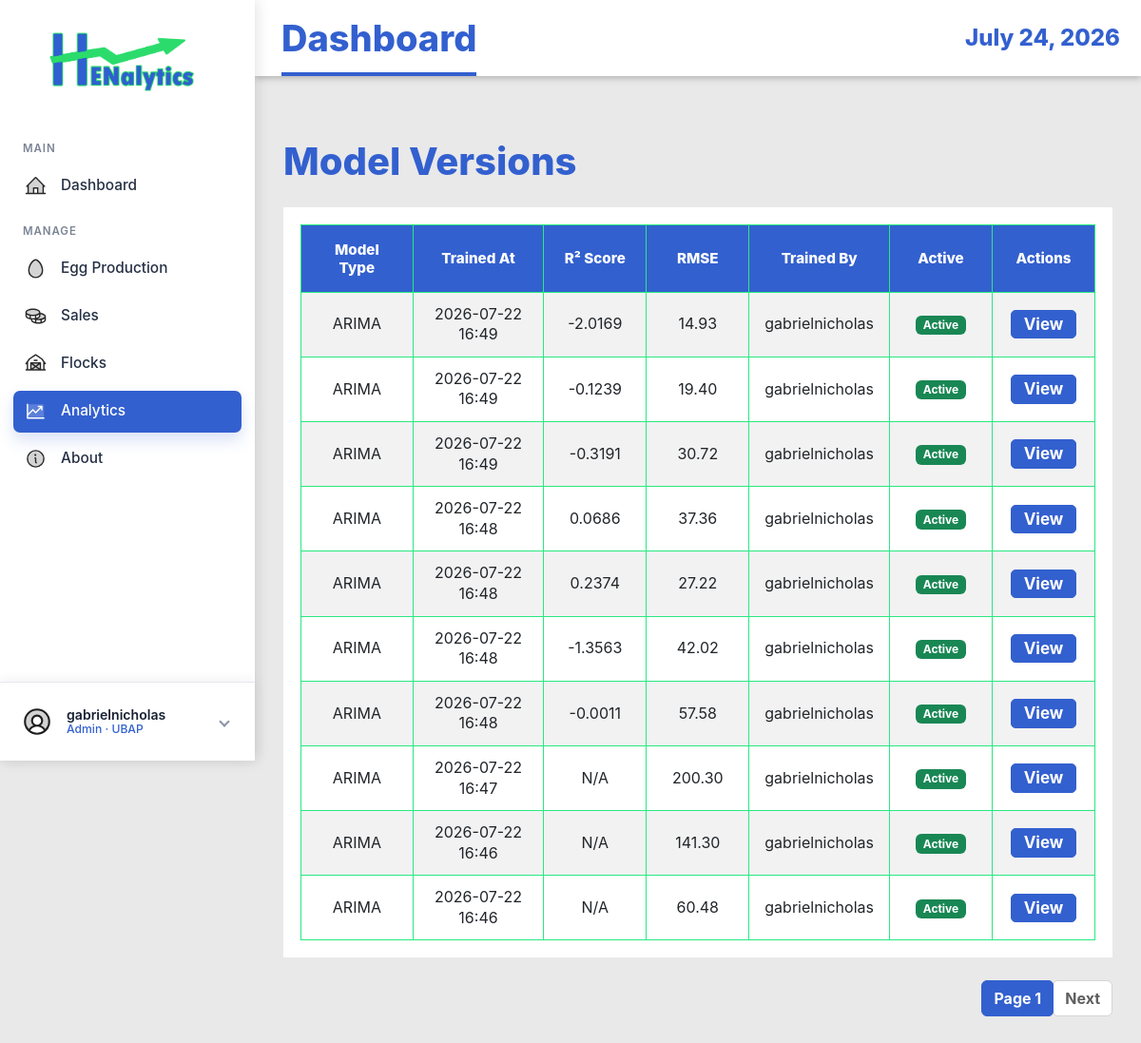
The page /model-versions/ (signed in) on the database as committed earlier.
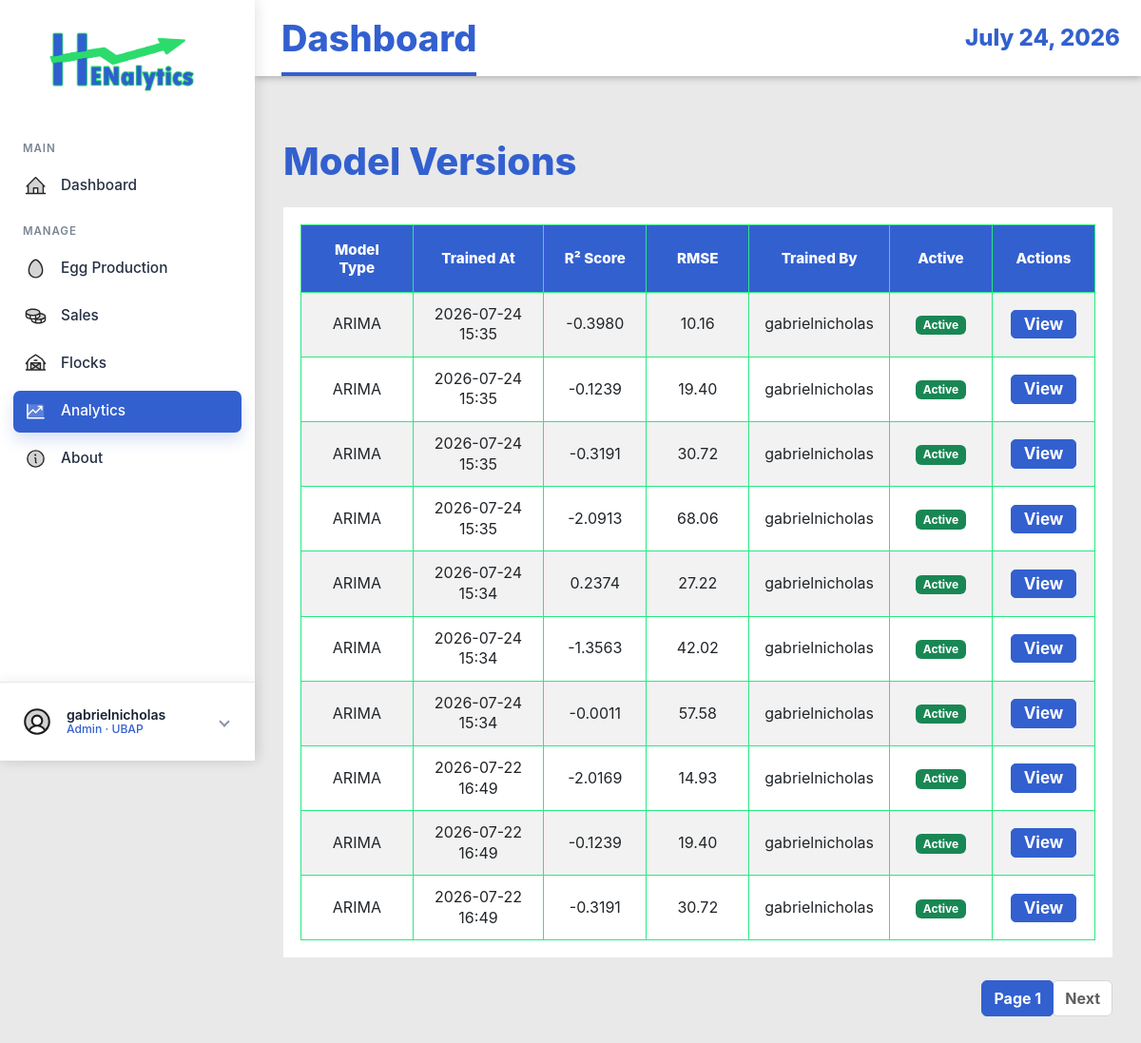
The same page on the database as committed later.
### EggProduction/models.py (models this page shows, shortened)
class ModelVersion(models.Model):
    MODEL_TYPE_CHOICES = (
        ('arima', 'ARIMA'),
        ('mlr', 'Multiple Linear Regression'),
        ('hybrid', 'Hybrid Model'),
        ('lstm', 'LSTM Neural Network'),
    )
    model_type = models.CharField(max_length=20, choices=MODEL_TYPE_CHOICES)
    trained_at = models.DateTimeField(auto_now_add=True)
    triggered_by = models.ForeignKey(User, on_delete=models.SET_NULL, null=True)
    r2_score = models.DecimalField(max_digits=5, decimal_places=4, null=True, blank=True)
    rmse = models.DecimalField(max_digits=10, decimal_places=2, null=True, blank=True)
    aic_score = models.DecimalField(max_digits=15, decimal_places=2, null=True, blank=True)
    arima_order = models.CharField(max_length=20, null=True, blank=True, help_text="Format: (p,d,q)")
    pkl_path = models.CharField(max_length=255, null=True, blank=True)
    is_active = models.BooleanField(default=True)
    training_rows = models.IntegerField(null=True, blank=True)
    created_at = models.DateTimeField(auto_now_add=True)
    class Meta:
        ordering = ['-trained_at']
        verbose_name_plural = "Model Versions"

### EggProduction/views.py (the view)
# urls.py: path('model-versions/', views.ModelVersionListView.as_view(), name='model-version-list'),
class ModelVersionListView(ManagerAccessMixin, ListView):
    model = ModelVersion
    template_name = 'egg_production/model_version_list.html'
    context_object_name = 'models'
    paginate_by = 10
    ordering = ['-trained_at']

### EggProduction/views.py (called while the page is built)
    def test_func(self):
        user = self.request.user
        try:
            profile = UserProfile.objects.get(user=user)
            return profile.role in ['admin', 'manager']
        except UserProfile.DoesNotExist:
            return user.is_superuser

### EggProduction/templates/egg_production/model_version_list.html (shortened to what this page needs)
{% extends 'base.html' %}
{% load static %}
{% block content %}
<div class="container mt-4">
    <h1 class="mb-4">Model Versions</h1>
    {% if models %}
    <div class="table-responsive">
        <table class="table table-striped table-hover">
            <thead class="table-dark">
                <tr>
                    <th>Model Type</th>
                    <th>Trained At</th>
                    <th>R² Score</th>
                    <th>RMSE</th>
                    <th>Trained By</th>
                    <th>Active</th>
                    <th>Actions</th>
                </tr>
            </thead>
            <tbody>
                {% for model in models %}
                <tr>
                    <td>{{ model.get_model_type_display }}</td>
                    <td>{{ model.trained_at|date:"Y-m-d H:i" }}</td>
                    <td>{{ model.r2_score|default:"N/A" }}</td>
                    <td>{{ model.rmse|default:"N/A" }}</td>
                    <td>{{ model.triggered_by.get_full_name|default:model.triggered_by.username }}</td>
                    <td>
                        {% if model.is_active %}
                        <span class="badge bg-success">Active</span>
                        {% else %}
                        <span class="badge bg-secondary">Inactive</span>
                        {% endif %}
                    </td>
                    <td>
                        <a href="{% url 'eggproduction:model-version-detail' model.pk %}"
                            class="btn btn-sm btn-info">View</a>
                    </td>
                </tr>
                {% endfor %}
            </tbody>
        </table>
    </div>
    {% if is_paginated %}
    <nav aria-label="Page navigation">
        <ul class="pagination justify-content-center">
            <li class="page-item active"><a class="page-link" href="#">Page {{ page_obj.number }}</a></li>
            {% if page_obj.has_next %}
            <li class="page-item"><a class="page-link" href="?page={{ page_obj.next_page_number }}">Next</a></li>
            {% endif %}
        </ul>
    </nav>
    {% endif %}
    {% else %}
    <div class="alert alert-info">No models available.</div>
    {% endif %}
</div>
{% endblock %}

### EggProduction/templates/base.html (shortened to what the changed rows need)
{% load static %}
<!DOCTYPE html>
<html lang="en">
<head>
    <link href="https://cdn.jsdelivr.net/npm/bootstrap@5.3.0/dist/css/bootstrap.min.css" rel="stylesheet">
    <link rel="stylesheet" href="https://cdn.datatables.net/1.13.8/css/jquery.dataTables.min.css">
    <link rel="stylesheet" href="https://cdn.datatables.net/buttons/2.4.2/css/buttons.dataTables.min.css">
    <link rel="stylesheet" href="{% static 'EggProduction/css/style.css' %}">
</head>
<body class="{% if request.user.is_authenticated %}app-body{% else %}auth-body{% endif %}">
    {% if request.user.is_authenticated %}
    <div class="app-shell">
        <aside class="app-sidebar">
            <a href="{% url 'eggproduction:dashboard' %}" class="brand-lockup">
                <img src="{% static 'EggProduction/img/logo-login.png' %}" alt="Henalytics">
            </a>
            <nav class="side-nav" aria-label="Main navigation">
                <div class="nav-section-label">MAIN</div>
                <a href="{% url 'eggproduction:dashboard' %}"
                    class="side-link {% if request.resolver_match.url_name == 'dashboard' %}active{% endif %}">
                    <img class="side-icon side-img-icon" src="{% static 'EggProduction/img/house-line-duotone.svg' %}"
                        alt="" aria-hidden="true">
                    <span>Dashboard</span>
                </a>
                <div class="nav-section-label">MANAGE</div>
                <a href="{% url 'eggproduction:production-log-list' %}"
                    class="side-link {% if 'production-log' in request.resolver_match.url_name or 'grading-log' in request.resolver_match.url_name %}active{% endif %}">
                    <img class="side-icon side-img-icon" src="{% static 'EggProduction/img/egg-duotone.svg' %}" alt=""
                        aria-hidden="true">
                    <span>Egg Production</span>
                </a>
                <a href="{% url 'eggproduction:sales-transaction-list' %}"
                    class="side-link {% if 'sales-transaction' in request.resolver_match.url_name or 'sales-item' in request.resolver_match.url_name %}active{% endif %}">
                    <img class="side-icon side-img-icon" src="{% static 'EggProduction/img/coins-duotone.svg' %}" alt=""
                        aria-hidden="true">
                    <span>Sales</span>
                </a>
                <a href="{% url 'eggproduction:flock-list' %}"
                    class="side-link {% if 'flock' in request.resolver_match.url_name %}active{% endif %}">
                    <img class="side-icon side-img-icon" src="{% static 'EggProduction/img/barn-duotone.svg' %}" alt=""
                        aria-hidden="true">
                    <span>Flocks</span>
                </a>
                <a href="{% url 'eggproduction:harvest-forecast-list' %}"
                    class="side-link {% if 'forecast' in request.resolver_match.url_name or 'model-version' in request.resolver_match.url_name %}active{% endif %}">
                    <img class="side-icon side-img-icon" src="{% static 'EggProduction/img/chart-line-up-duotone.svg' %}"
                        alt="" aria-hidden="true">
                    <span>Analytics</span>
                </a>
                <a href="{% url 'index' %}"
                    class="side-link {% if request.resolver_match.url_name == 'index' %}active{% endif %}">
                    <img class="side-icon side-img-icon" src="{% static 'EggProduction/img/info-duotone.svg' %}" alt=""
                        aria-hidden="true">
                    <span>About</span>
                </a>
            </nav>
            <div class="sidebar-account dropdown">
                <button class="account-toggle" type="button" data-bs-toggle="dropdown" data-bs-auto-close="outside"
                    aria-expanded="false" aria-label="Open account menu">
                    <img class="account-avatar-img" src="{% static 'EggProduction/img/user-circle-duotone.svg' %}" alt=""
                        aria-hidden="true">
                    <span class="account-copy">
                        <span class="account-name">{{ request.user.get_full_name|default:request.user.username }}</span>
                        <span class="account-role">
                            {% if request.user.is_superuser %}
                            Admin
                            {% elif request.user.userprofile.display_role %}
                            {{ request.user.userprofile.display_role }}
                            {% else %}
                            Staff
                            {% endif %}
                            &middot; UBAP
                        </span>
                    </span>
                    <span class="account-chevron" aria-hidden="true"></span>
                </button>
            </div>
        </aside>
        <section class="app-panel">
            <header class="app-topbar">
                <h1>{% block page_title %}Dashboard{% endblock %}</h1>
                <time>{% now "F j, Y" %}</time>
            </header>
            <main class="app-content">
                {% else %}
                <main>
                    {% endif %}
                    {% block content %}{% endblock %}
                    {% if request.user.is_authenticated %}
                </main>
        </section>
    </div>
    {% else %}
    </main>
    {% endif %}
</body>
</html>

Rows that differ between the two databases and show on the page:
no longer on this page (row unchanged): ModelVersion: model_type "ARIMA", trained_at "2026-07-22 16:48", r2_score "0.0686", rmse "37.36", triggered_by.get_full_name "gabrielnicholas", is_active "Active"
no longer on this page (row unchanged): ModelVersion: model_type "ARIMA", trained_at "2026-07-22 16:48", r2_score "0.2374", rmse "27.22", triggered_by.get_full_name "gabrielnicholas", is_active "Active"
no longer on this page (row unchanged): ModelVersion: model_type "ARIMA", trained_at "2026-07-22 16:48", r2_score "-1.3563", rmse "42.02", triggered_by.get_full_name "gabrielnicholas", is_active "Active"
no longer on this page (row unchanged): ModelVersion: model_type "ARIMA", trained_at "2026-07-22 16:48", r2_score "-0.0011", rmse "57.58", triggered_by.get_full_name "gabrielnicholas", is_active "Active"
no longer on this page (row unchanged): ModelVersion: model_type "ARIMA", trained_at "2026-07-22 16:47", r2_score "N/A", rmse "200.30", triggered_by.get_full_name "gabrielnicholas", is_active "Active"
no longer on this page (row unchanged): ModelVersion: model_type "ARIMA", trained_at "2026-07-22 16:46", r2_score "N/A", rmse "141.30", triggered_by.get_full_name "gabrielnicholas", is_active "Active"
no longer on this page (row unchanged): ModelVersion: model_type "ARIMA", trained_at "2026-07-22 16:46", r2_score "N/A", rmse "60.48", triggered_by.get_full_name "gabrielnicholas", is_active "Active"
added ModelVersion: model_type "ARIMA", trained_at "2026-07-24 15:35", r2_score "-0.3980", rmse "10.16", triggered_by.get_full_name "gabrielnicholas", is_active "Active"
added ModelVersion: model_type "ARIMA", trained_at "2026-07-24 15:35", r2_score "-0.1239", rmse "19.40", triggered_by.get_full_name "gabrielnicholas", is_active "Active"
added ModelVersion: model_type "ARIMA", trained_at "2026-07-24 15:35", r2_score "-0.3191", rmse "30.72", triggered_by.get_full_name "gabrielnicholas", is_active "Active"
added ModelVersion: model_type "ARIMA", trained_at "2026-07-24 15:35", r2_score "-2.0913", rmse "68.06", triggered_by.get_full_name "gabrielnicholas", is_active "Active"
added ModelVersion: model_type "ARIMA", trained_at "2026-07-24 15:34", r2_score "0.2374", rmse "27.22", triggered_by.get_full_name "gabrielnicholas", is_active "Active"
added ModelVersion: model_type "ARIMA", trained_at "2026-07-24 15:34", r2_score "-1.3563", rmse "42.02", triggered_by.get_full_name "gabrielnicholas", is_active "Active"
added ModelVersion: model_type "ARIMA", trained_at "2026-07-24 15:34", r2_score "-0.0011", rmse "57.58", triggered_by.get_full_name "gabrielnicholas", is_active "Active"
